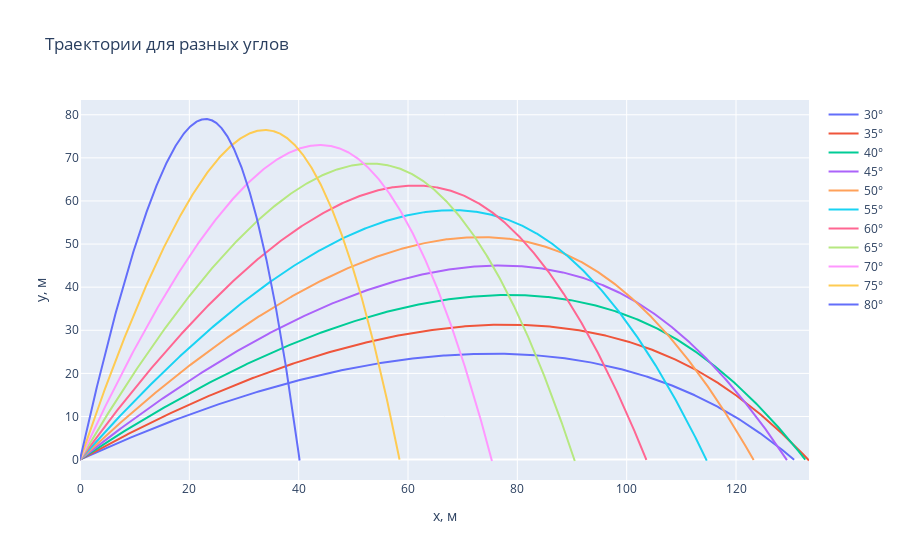
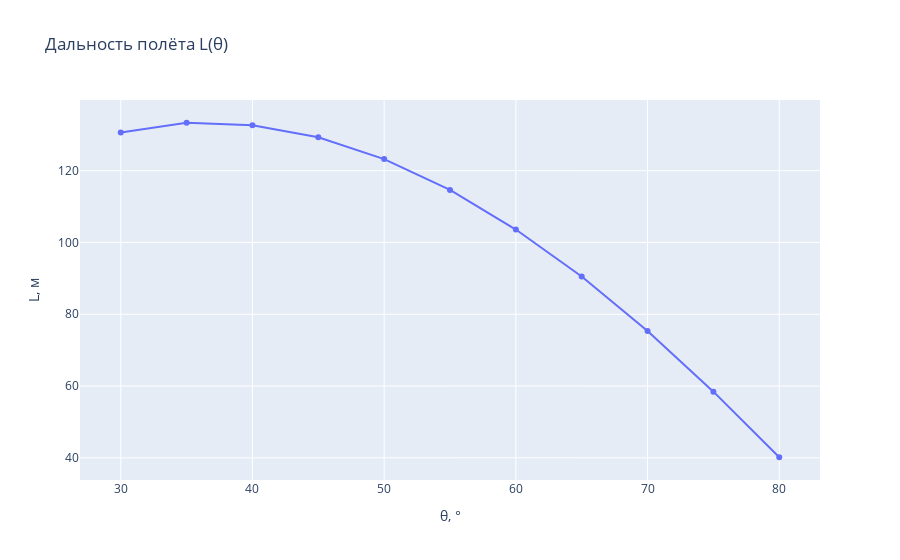

These figures' notebook cell, in order:
### Markdown cell above
Задача

### Code cell
import numpy as np
import plotly.graph_objects as go


def mass_and_thrust(t, m0, mT, ts, T_const):
    q = mT/ts if t <= ts else 0.0
    rem_fuel = max(0.0, mT - q*t)
    m = (m0 - mT) + rem_fuel
    return m, q, T_const


def rocket_rhs(t, state, params):
    x, y, v1, v2 = state
    g, C, S, rho, m0, mT, ts, T_const = params

    m, q, T = mass_and_thrust(t, m0, mT, ts, T_const)

    # абсолютная скорость
    v = np.sqrt(v1**2 + v2**2)

    # ускорение от тяги и сопротивления
    drag_acc = (T - 0.5*C*rho*S*v**2) / m

    dx_dt = v1
    dy_dt = v2
    dv1_dt = drag_acc * (v1/v if v != 0 else 0.0) - (q/m)*v1
    dv2_dt = drag_acc * (v2/v if v != 0 else 0.0) - (q/m)*v2 - g

    return np.array([dx_dt, dy_dt, dv1_dt, dv2_dt])


def rk3_step(f, t, y, h, params):
    k1 = f(t,       y, params)
    k2 = f(t+0.5*h, y+0.5*h*k1, params)
    k3 = f(t + h,  y - h*k1 + 2*h*k2, params)
    return y + (h/6.0)*(k1 + 4*k2 + k3)


flag = bool(int(input("Используем параметры из задания? (1-Да,0-Нет) ")))
if flag:
    g, C, S, rho = 9.81, 0.2, 0.25, 1.29
    m0, mT, ts = 30., 15., 4.
    T_const, v0 = 5., 50.
    theta_start, theta_end = 30, 80
    theta_step = int(input("Шаг проверки угла, °: "))
    h = float(input("Шаг интегрирования h, с: "))
else:
    m0 = float(input("m0 [кг]: "))
    mT = float(input("mT [кг]: "))
    ts = float(input("ts [с]: "))
    C = float(input("C: "))
    rho = float(input("rho [кг/м3]: "))
    S = float(input("S [м2]: "))
    g = float(input("g [м/с2]: "))
    T_const = float(input("T [Н]: "))
    v0 = float(input("v0 [м/с]: "))
    h = float(input("h [с]: "))
    theta_start = int(input("θ_start [°]: "))
    theta_end = int(input("θ_end   [°]: "))
    theta_step = int(input("Шаг угла, °: "))

params = (g, C, S, rho, m0, mT, ts, T_const)

traj_fig = go.Figure()
L_vals, theta_vals = [], []

for deg in range(theta_start, theta_end+1, theta_step):
    theta = np.radians(deg)
    state = np.array([0.0, 0.0, v0*np.cos(theta), v0*np.sin(theta)])
    t = 0.0
    traj = [[0.0, 0.0]]
    while state[1] >= 0.0:
        state = rk3_step(rocket_rhs, t, state, h, params)
        t += h
        traj.append([state[0], state[1]])

    traj = np.array(traj)
    traj_fig.add_trace(go.Scatter(
        x=traj[:, 0], y=traj[:, 1], mode='lines', name=f"{deg}°"
    ))
    L_vals.append(traj[-1, 0])
    theta_vals.append(deg)

best = np.argmax(L_vals)
print(
    f"\nОптимальный угол: {theta_vals[best]}°, дальность: {L_vals[best]:.2f} м\n")

traj_fig.update_layout(
    title="Траектории для разных углов",
    xaxis_title="x, м", yaxis_title="y, м"
)
traj_fig.show()

L_fig = go.Figure(go.Scatter(
    x=theta_vals, y=L_vals, mode='lines+markers'
))
L_fig.update_layout(
    title="Дальность полёта L(θ)",
    xaxis_title="θ, °", yaxis_title="L, м"
)
L_fig.show()

### Figure 1 — Plotly figure (JSON) as saved in the notebook; plotly's stock layout.template omitted (floating-point values rounded to 4 significant figures; data arrays with more than 128 entries replaced by an {"elided": "..."} marker saying what was removed)
{"data": [{"mode": "lines", "name": "30°", "type": "scatter", "x": {"elided": "454 float values"}, "y": {"elided": "454 float values"}}, {"mode": "lines", "name": "35°", "type": "scatter", "x": {"elided": "508 float values"}, "y": {"elided": "508 float values"}}, {"mode": "lines", "name": "40°", "type": "scatter", "x": {"elided": "554 float values"}, "y": {"elided": "554 float values"}}, {"mode": "lines", "name": "45°", "type": "scatter", "x": {"elided": "596 float values"}, "y": {"elided": "596 float values"}}, {"mode": "lines", "name": "50°", "type": "scatter", "x": {"elided": "633 float values"}, "y": {"elided": "633 float values"}}, {"mode": "lines", "name": "55°", "type": "scatter", "x": {"elided": "666 float values"}, "y": {"elided": "666 float values"}}, {"mode": "lines", "name": "60°", "type": "scatter", "x": {"elided": "694 float values"}, "y": {"elided": "694 float values"}}, {"mode": "lines", "name": "65°", "type": "scatter", "x": {"elided": "719 float values"}, "y": {"elided": "719 float values"}}, {"mode": "lines", "name": "70°", "type": "scatter", "x": {"elided": "739 float values"}, "y": {"elided": "739 float values"}}, {"mode": "lines", "name": "75°", "type": "scatter", "x": {"elided": "754 float values"}, "y": {"elided": "754 float values"}}, {"mode": "lines", "name": "80°", "type": "scatter", "x": {"elided": "766 float values"}, "y": {"elided": "766 float values"}}], "layout": {"title": {"text": "Траектории для разных углов"}, "xaxis": {"title": {"text": "x, м"}}, "yaxis": {"title": {"text": "y, м"}}}}

### Figure 2 — Plotly figure (JSON) as saved in the notebook; plotly's stock layout.template omitted (floating-point values rounded to 4 significant figures)
{"data": [{"mode": "lines+markers", "type": "scatter", "x": [30, 35, 40, 45, 50, 55, 60, 65, 70, 75, 80], "y": [130.6, 133.4, 132.7, 129.3, 123.2, 114.6, 103.6, 90.51, 75.36, 58.44, 40.17]}], "layout": {"title": {"text": "Дальность полёта L(θ)"}, "xaxis": {"title": {"text": "θ, °"}}, "yaxis": {"title": {"text": "L, м"}}}}
